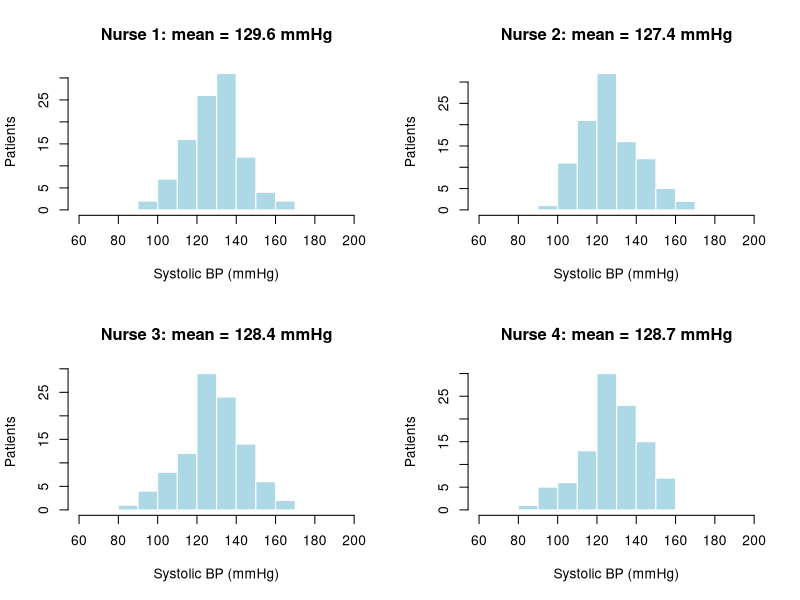
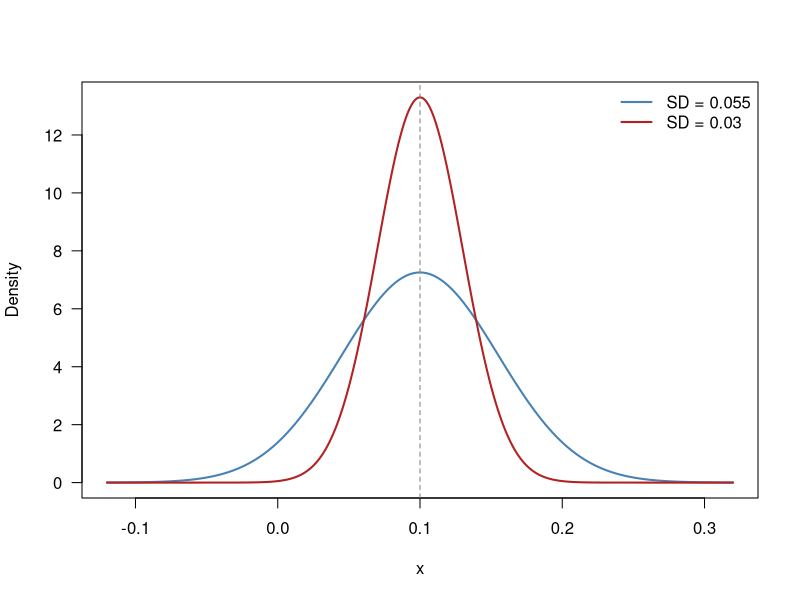

R code for these plots, in order:
## ---- chunk 1
#| label: fig-sampling-variability
#| fig-cap: "Records of patient BP by four different nurses."
#| echo: false
#| fig-width: 7
set.seed(1)
samples <- replicate(4, round(rnorm(100, mean = 128, sd = 15)), simplify = FALSE)
names(samples) <- paste("Nurse", 1:4)

par(mfrow = c(2, 2))
for (s in names(samples)) {
  hist(samples[[s]], breaks = seq(60, 200, 10), col = "lightblue", border = "white",
       main = paste0(s, ": mean = ", round(mean(samples[[s]]), 1), " mmHg"),
       xlab = "Systolic BP (mmHg)", ylab = "Patients")
}
par(mfrow = c(1, 1))
## ---- chunk 2
#| label: fig-normals
#| fig-cap: "Two normal distributions with mean 0.1"
#| echo: false

mu  <- 0.1
sd1 <- 0.055
sd2 <- 0.03

x <- seq(mu - 4 * sd1, mu + 4 * sd1, length.out = 500)
y1 <- dnorm(x, mean = mu, sd = sd1)
y2 <- dnorm(x, mean = mu, sd = sd2)

plot(x, y1, type = "l", lwd = 2, col = "steelblue",
     ylim = c(0, max(y2)),
     xlab = "x", ylab = "Density", las = 1)
lines(x, y2, lwd = 2, col = "firebrick")
abline(v = mu, lty = 2, col = "grey50")
legend("topright", legend = c("SD = 0.055", "SD = 0.03"),
       col = c("steelblue", "firebrick"), lwd = 2, bty = "n")
